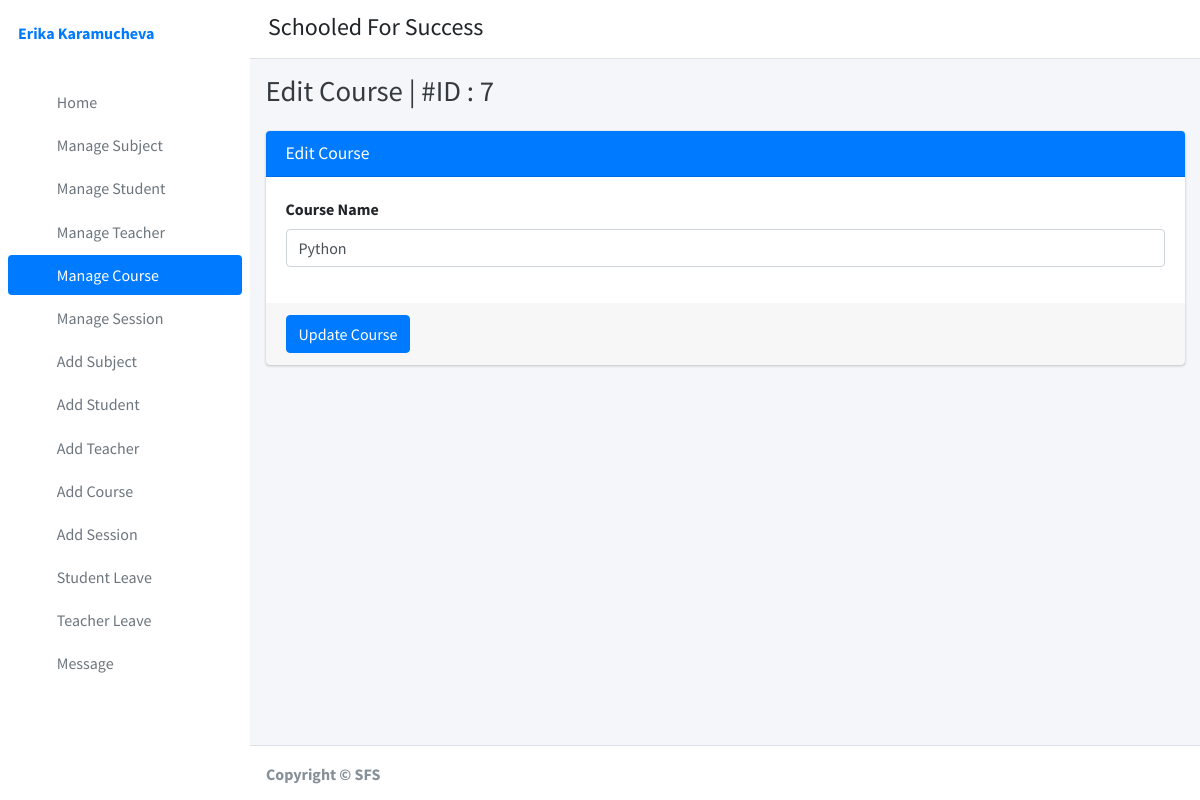
The page /edit_course/7/ (signed in) on the database its author committed.
### student_management_app/models.py (models this page shows)
class CustomUser(AbstractUser):
    user_type_data = ((1, "Adminn"), (2, "Staff"), (3, "Student"))
    user_type = models.CharField(default=1, choices=user_type_data, max_length=10)

class Courses(models.Model):
    id = models.AutoField(primary_key=True)
    course_name = models.CharField(max_length=255)
    objects = models.Manager()

### student_management_app/HodViews.py (the view)
# urls.py: path('edit_course/<course_id>/', HodViews.edit_course, name="edit_course"),
def edit_course(request, course_id):
    course = Courses.objects.get(id=course_id)
    context = {
        "course": course,
        "id": course_id
    }
    return render(request, 'hod_template/edit_course_template.html', context)

### student_management_app/LoginCheckMiddleWare.py (called while the page is built, shortened)
    def process_view(self, request, view_func, view_args, view_kwargs):
        modulename = view_func.__module__
        user = request.user
        if user.is_authenticated:
            if user.user_type == "1":
                if modulename == "student_management_app.HodViews":
                    pass
                elif modulename == "student_management_app.views" or \
                        modulename == "django.views.static":
                    pass
                else:
                    return redirect("admin_home")
            else:
                return redirect("login")
        else:
            if request.path == reverse("login") or request.path == reverse("doLogin"):
                pass
            else:
                return redirect("login")

### student_management_app/templates/hod_template/edit_course_template.html (shortened to what this page needs)
{% extends 'hod_template/base_template.html' %}
{% block page_title %} Edit Course | #ID : {{ course.id }} {% endblock page_title %}
{% block main_content %}
{% load static %}
<section class="content">
        <div class="container-fluid">
            <div class="row">
                <div class="col-md-12">
                    <div class="card card-primary">
                    <div class="card-header">
                        <h3 class="card-title">Edit Course</h3>
                    </div>
                    <form role="form" method="POST" action="{% url 'edit_course_save' %}">
                        <div class="card-body">
                            <div class="form-group">
                                <label>Course Name </label>
                                <input type="text" class="form-control" name="course" value="{{ course.course_name }}">
                            </div>
                        </div>
                        <div class="card-footer">
                        <button type="submit" class="btn btn-primary">Update Course</button>
                        </div>
                    </form>
                    </div>
                </div>
            </div>
        </div>
      </section>
  {% endblock main_content %}

### student_management_app/templates/hod_template/sidebar_template.html
{% load static %}
<aside class="main-sidebar sidebar-primary">
      <div class="sidebar">
        <div class="user-panel mt-3 pb-3 mb-3 d-flex">
          <div class="info">
            <a href="{% url 'admin_profile' %}" class="d-block"><strong>{{ user.first_name }} {{ user.last_name }}</strong></a>
          </div>
        </div>
        <nav class="mt-2">
          <ul class="nav nav-pills nav-sidebar flex-column" data-widget="treeview" role="menu" data-accordion="false">
              <li class="nav-item">
              {% url 'admin_home' as admin_home %}
              <a href="{{ admin_home }}" class="nav-link {% if request.path == admin_home %} active {% endif %}">
                <i class="nav-icon fas fa-tachometer-alt"></i>
                <p>Home</p>
              </a>
            </li>
            <li class="nav-item">
              {% url 'manage_subject' as manage_subject %}
              {% url 'edit_subject' subject_id=id as edit_subject %}
              <a href="{{ manage_subject }}" class="nav-link {% if request.path == manage_subject %} active {% endif %} {% if request.path == edit_subject %} active {% endif %}">
                <i class="nav-icon fas fa-book"></i>
                <p>Manage Subject</p>
              </a>
            </li>
            <li class="nav-item">
              {% url 'manage_student' as manage_student %}
              {% url 'edit_student' student_id=id as edit_student %}
              <a href="{{ manage_student }}" class="nav-link {% if request.path == manage_student %} active {% endif %} {% if request.path == edit_student %} active {% endif %}">
                <i class="nav-icon fas fa-user-graduate"></i>
                <p>Manage Student</p>
              </a>
            </li>
            <li class="nav-item">
              {% url 'manage_staff' as manage_staff %}
              {% url 'edit_staff' staff_id=id as edit_staff %}
              <a href="{{ manage_staff }}" class="nav-link {% if request.path == manage_staff %} active {% endif %} {% if request.path == edit_staff %} active {% endif %}">
                <i class="nav-icon fas fa-chalkboard-teacher"></i>
                <p>Manage Teacher</p>
              </a>
            </li>
            <li class="nav-item">
              {% url 'manage_course' as manage_course %}
              {% url 'edit_course' course_id=id as edit_course %}
              <a href="{{ manage_course }}" class="nav-link {% if request.path == manage_course %} active {% endif %} {% if request.path == edit_course %} active {% endif %}">
                <i class="nav-icon fas fa-chalkboard"></i>
                <p>Manage Course</p>
              </a>
            </li>
            <li class="nav-item">
              {% url 'manage_session' as manage_session %}
              {% url 'edit_session' session_id=id as edit_session %}
              <a href="{{ manage_session }}" class="nav-link {% if request.path == manage_session %} active {% endif %} {% if request.path == edit_session %} active {% endif %}">
                <i class="nav-icon fas fa-graduation-cap"></i>
                <p>Manage Session</p>
              </a>
            </li>
             <li class="nav-item">
              {% url 'add_subject' as add_subject %}
              <a href="{{ add_subject }}" class="nav-link {% if request.path == add_subject %} active {% endif %}">
                <i class="nav-icon fas fa-th"></i>
                <p>Add Subject</p>
              </a>
            </li>
            <li class="nav-item">
              {% url 'add_student' as add_student %}
              <a href="{{ add_student }}" class="nav-link {% if request.path == add_student %} active {% endif %}">
                <i class="nav-icon fas fa-th"></i>
                <p>Add Student</p>
              </a>
            </li>
            <li class="nav-item">
              {% url 'add_staff' as add_staff %}
              <a href="{{ add_staff }}" class="nav-link {% if request.path == add_staff %} active {% endif %}">
                <i class="nav-icon fas fa-th"></i>
                <p>Add Teacher</p>
              </a>
            </li>
            <li class="nav-item">
            {% url 'add_course' as add_course %}
              <a href="{{ add_course }}" class="nav-link {% if request.path == add_course %} active {% endif %}">
                <i class="nav-icon fas fa-th"></i>
                <p>Add Course</p>
              </a>
            </li>
            <li class="nav-item">
              {% url 'add_session' as add_session %}
              <a href="{{ add_session }}" class="nav-link {% if request.path == add_session %} active {% endif %}">
                <i class="nav-icon fas fa-th"></i>
                <p>Add Session</p>
              </a>
            </li>
            <li class="nav-item">
              {% url 'student_leave_view' as student_leave_view %}
              <a href="{{ student_leave_view }}" class="nav-link {% if request.path == student_leave_view %} active {% endif %}">
                <i class="nav-icon fas fa-th"></i>
                <p>Student Leave</p>
              </a>
            </li>
            <li class="nav-item">
              {% url 'staff_leave_view' as staff_leave_view %}
              <a href="{{ staff_leave_view }}" class="nav-link {% if request.path == staff_leave_view %} active {% endif %}">
                <i class="nav-icon fas fa-th"></i>
                <p>Teacher Leave</p>
              </a>
            </li>
            <li class="nav-item">
              {% url 'create_message' as create_message %}
              <a href="{{ create_message }}" class="nav-link {% if request.path == create_message %} active {% endif %}">
                <i class="nav-icon fas fa-th"></i>
                <p>Message</p>
              </a>
            </li>
          </ul>
        </nav>
      </div>
    </aside>

### rows shown on the page
CustomUser: first_name "Erika", last_name "Karamucheva"
Courses: id "7", course "Python"
